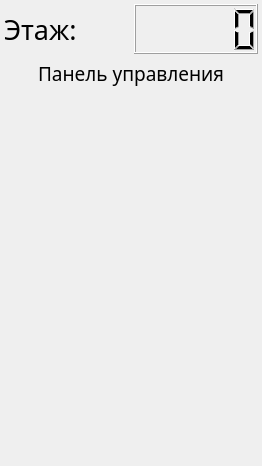
<?xml version="1.0" encoding="UTF-8"?>
<ui version="4.0">
 <class>Controller</class>
 <widget class="QWidget" name="Controller">
  <property name="geometry">
   <rect>
    <x>0</x>
    <y>0</y>
    <width>262</width>
    <height>466</height>
   </rect>
  </property>
  <property name="palette">
   <palette>
    <active/>
    <inactive/>
    <disabled/>
   </palette>
  </property>
  <property name="windowTitle">
   <string>Form</string>
  </property>
  <layout class="QGridLayout" name="gridLayout">
   <property name="leftMargin">
    <number>4</number>
   </property>
   <property name="topMargin">
    <number>4</number>
   </property>
   <property name="rightMargin">
    <number>4</number>
   </property>
   <property name="bottomMargin">
    <number>4</number>
   </property>
   <item row="0" column="0">
    <widget class="QLabel" name="label_2">
     <property name="font">
      <font>
       <family>Yu Gothic UI Light</family>
       <pointsize>20</pointsize>
      </font>
     </property>
     <property name="text">
      <string>Этаж:</string>
     </property>
    </widget>
   </item>
   <item row="1" column="0" colspan="2">
    <widget class="QLabel" name="label">
     <property name="font">
      <font>
       <family>Yu Gothic UI Light</family>
       <pointsize>14</pointsize>
      </font>
     </property>
     <property name="text">
      <string>Панель управления</string>
     </property>
     <property name="textFormat">
      <enum>Qt::PlainText</enum>
     </property>
     <property name="scaledContents">
      <bool>false</bool>
     </property>
     <property name="alignment">
      <set>Qt::AlignCenter</set>
     </property>
    </widget>
   </item>
   <item row="0" column="1">
    <widget class="QLCDNumber" name="lcdNumber">
     <property name="minimumSize">
      <size>
       <width>0</width>
       <height>50</height>
      </size>
     </property>
    </widget>
   </item>
   <item row="5" column="0" colspan="2">
    <layout class="QHBoxLayout" name="horizontalLayout">
     <property name="topMargin">
      <number>0</number>
     </property>
     <item>
      <spacer name="horizontalSpacer_2">
       <property name="orientation">
        <enum>Qt::Horizontal</enum>
       </property>
       <property name="sizeType">
        <enum>QSizePolicy::MinimumExpanding</enum>
       </property>
       <property name="sizeHint" stdset="0">
        <size>
         <width>40</width>
         <height>20</height>
        </size>
       </property>
      </spacer>
     </item>
     <item>
      <layout class="QVBoxLayout" name="buttonsLayout">
       <property name="spacing">
        <number>25</number>
       </property>
      </layout>
     </item>
     <item>
      <spacer name="horizontalSpacer_3">
       <property name="orientation">
        <enum>Qt::Horizontal</enum>
       </property>
       <property name="sizeHint" stdset="0">
        <size>
         <width>40</width>
         <height>20</height>
        </size>
       </property>
      </spacer>
     </item>
     <item>
      <layout class="QVBoxLayout" name="buttonsLayout_2">
       <property name="spacing">
        <number>25</number>
       </property>
      </layout>
     </item>
     <item>
      <spacer name="horizontalSpacer">
       <property name="orientation">
        <enum>Qt::Horizontal</enum>
       </property>
       <property name="sizeType">
        <enum>QSizePolicy::MinimumExpanding</enum>
       </property>
       <property name="sizeHint" stdset="0">
        <size>
         <width>40</width>
         <height>20</height>
        </size>
       </property>
      </spacer>
     </item>
    </layout>
   </item>
   <item row="6" column="0" colspan="2">
    <spacer name="verticalSpacer">
     <property name="orientation">
      <enum>Qt::Vertical</enum>
     </property>
     <property name="sizeType">
      <enum>QSizePolicy::Expanding</enum>
     </property>
     <property name="sizeHint" stdset="0">
      <size>
       <width>20</width>
       <height>200</height>
      </size>
     </property>
    </spacer>
   </item>
   <item row="2" column="0" colspan="2">
    <spacer name="verticalSpacer_2">
     <property name="orientation">
      <enum>Qt::Vertical</enum>
     </property>
     <property name="sizeType">
      <enum>QSizePolicy::Fixed</enum>
     </property>
     <property name="sizeHint" stdset="0">
      <size>
       <width>20</width>
       <height>20</height>
      </size>
     </property>
    </spacer>
   </item>
  </layout>
 </widget>
 <resources/>
 <connections/>
</ui>
